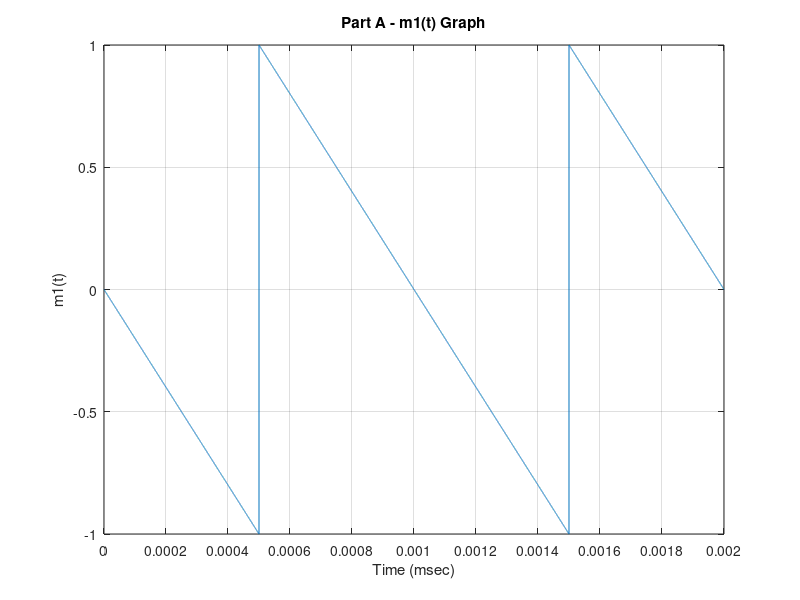
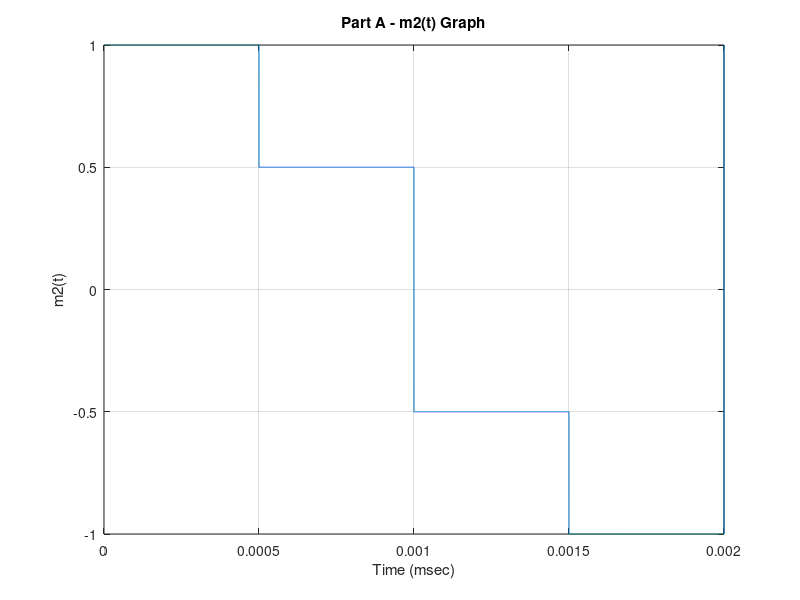
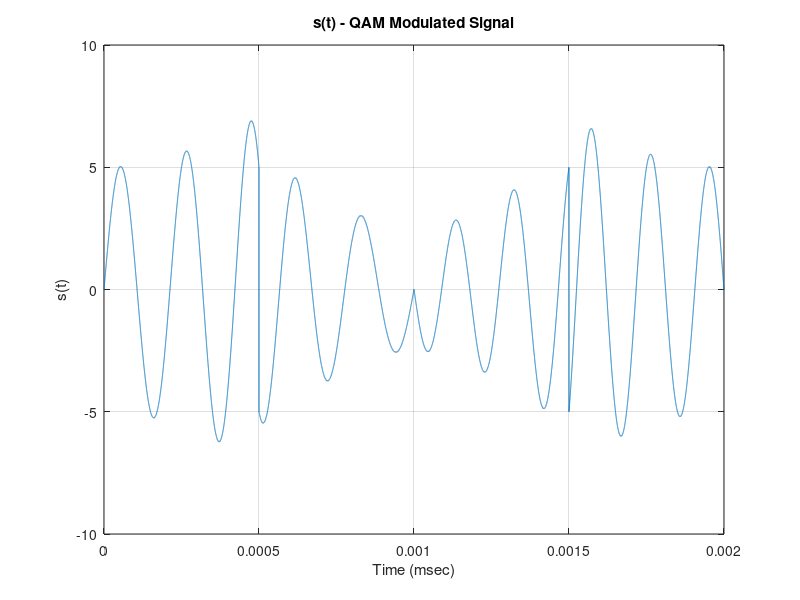
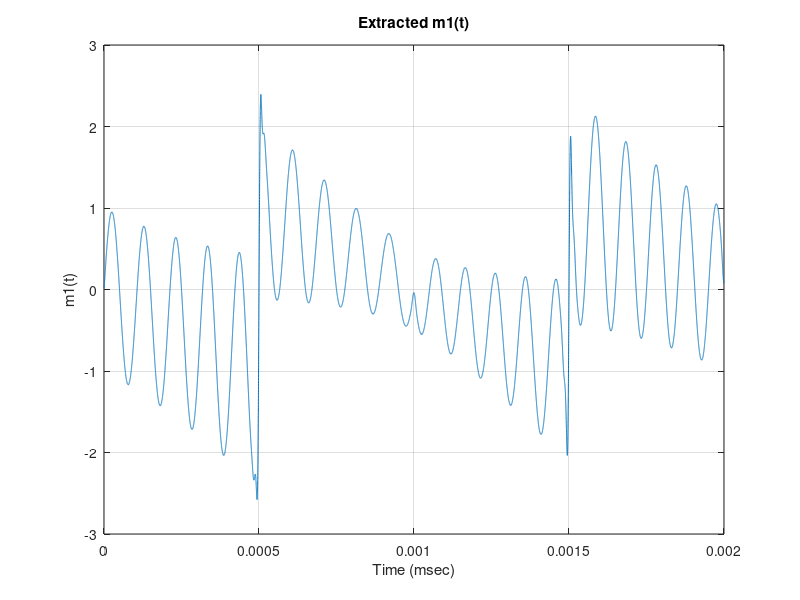

Write the MATLAB code that produced these figures, in order.
clear, clc
% =========================================================
%                      Project 1 - Part A
% =========================================================

% ================================
% 1st: Time Axis Generation
% ================================
numPoints = 100e3;
timeEnd = 6e-3;
timePointEvery = timeEnd / (numPoints - 1);
timeAxis = linspace(0, timeEnd, numPoints);

timeCutoff = 2e-3;
mask = timeAxis <= timeCutoff;

% ================================
% 2nd: m1(t) Generation:
% ================================

% Define parameters
% ================================
fm1 = 1e3;

m1TimeShift = 0.5e-3;
m1TimeAxis = timeAxis - m1TimeShift; 
Am1 = 1;
m1 = Am1 * sawtooth(2 * pi * fm1 * m1TimeAxis, 0);

% Plot the signal
% ================================
figure;
plot(timeAxis(mask), m1(mask));
title('Part A - m1(t) Graph');
xlabel('Time (msec)');
ylabel('m1(t)');
grid on;
m1numberPointXaxis = 11;
xticks(linspace(0, timeCutoff, m1numberPointXaxis));

% ================================
% 3rd: m2(t) Generation
% ================================

% Define parameters
% ================================
m2TimePeriod = 2e-3;
sectionPerCycle = 4;
fm2 = 1 / m2TimePeriod;

Am2 = 1;
possiValues = [0, 0.5, 1.5, 2];

cycleTimePerSection = m2TimePeriod / sectionPerCycle;
transitionTotal = ceil(timeEnd / cycleTimePerSection);

% Generate amplitude transitions
sectionsValues = zeros(1, transitionTotal);
for n = 1:transitionTotal
    sectionsValues(n) = Am2 - possiValues(mod(n-1, sectionPerCycle) + 1);
end

% Expand signal with repeated points per section
timePoinsPerSection = round(cycleTimePerSection / timePointEvery);
m2Expanded = repelem(sectionsValues, timePoinsPerSection);

% Ensure m2 has the same length as timeAxis
if length(m2Expanded) < length(timeAxis)
    m2 = [m2Expanded, repmat(m2Expanded(end), 1, length(timeAxis) - length(m2Expanded))];
elseif length(m2Expanded) > length(timeAxis)
    m2 = m2Expanded(1:length(timeAxis));
else
    m2 = m2Expanded;
end

% Plot the signal
% ================================
figure;
plot(timeAxis(mask), m2(mask));
title('Part A - m2(t) Graph');
xlabel('Time (msec)');
ylabel('m2(t)');
grid on;
m2numberPointXaxis = 5;
xticks(linspace(0, timeCutoff, m2numberPointXaxis));

% ================================
% 4th: s(t) Generation
% ================================

% Define parameters
Ac = 5;
fc = 5e3;

% Generate modulated signal
s = Ac * m1 .* cos(2 * pi * fc * timeAxis) + Ac * m2 .* sin(2 * pi * fc * timeAxis);

% Plot the modulated signal
figure;
plot(timeAxis(mask), s(mask));
title('s(t) - QAM Modulated Signal');
xlabel('Time (msec)');
ylabel('s(t)');
grid on;

% ================================
% 5th: QAM Receiver.
% ================================

% Demodulation using coherent detection
m1_extracted = (2/Ac) * s .* cos(2 * pi * fc * timeAxis);
m2_extracted = (2/Ac) * s .* sin(2 * pi * fc * timeAxis);

% Low-pass filter to remove high-frequency components
[b, a] = butter(5, (fc/10)/(numPoints/2));
m1_extracted = filtfilt(b, a, m1_extracted);
m2_extracted = filtfilt(b, a, m2_extracted);

% Plot extracted signals
figure;
plot(timeAxis(mask), m1_extracted(mask));
title('Extracted m1(t)');
xlabel('Time (msec)');
ylabel('m1(t)');
grid on;

figure;
plot(timeAxis(mask), m2_extracted(mask));
title('Extracted m2(t)');
xlabel('Time (msec)');
ylabel('m2(t)');
grid on;

% ================================
% 6th: Effect of Phase and Frequency Shift
% ================================

% Case 1: Receiver carrier phase shift (pi/3)
s_phase_shifted = Ac * m1 .* cos(2 * pi * fc * timeAxis + pi/3) + Ac * m2 .* sin(2 * pi * fc * timeAxis + pi/3);

m1_extracted_phase = (2/Ac) * s_phase_shifted .* cos(2 * pi * fc * timeAxis);
m2_extracted_phase = (2/Ac) * s_phase_shifted .* sin(2 * pi * fc * timeAxis);

m1_extracted_phase = filtfilt(b, a, m1_extracted_phase);
m2_extracted_phase = filtfilt(b, a, m2_extracted_phase);

figure;
plot(timeAxis(mask), m1_extracted_phase(mask));
title('Extracted m1(t) with Phase Shift');
xlabel('Time (msec)');
ylabel('m1(t)');
grid on;

figure;
plot(timeAxis(mask), m2_extracted_phase(mask));
title('Extracted m2(t) with Phase Shift');
xlabel('Time (msec)');
ylabel('m2(t)');
grid on;

% Case 2: Receiver frequency shift (2.02 * fc)
s_freq_shifted = Ac * m1 .* cos(2 * pi * 2.02 * fc * timeAxis) + Ac * m2 .* sin(2 * pi * 2.02 * fc * timeAxis);


m1_extracted_freq = (2/Ac) * s_freq_shifted .* cos(2 * pi * fc * timeAxis);
m2_extracted_freq = (2/Ac) * s_freq_shifted .* sin(2 * pi * fc * timeAxis);

m1_extracted_freq = filtfilt(b, a, m1_extracted_freq);
m2_extracted_freq = filtfilt(b, a, m2_extracted_freq);

figure;
plot(timeAxis(mask), m1_extracted_freq(mask));
title('Extracted m1(t) with Frequency Shift');
xlabel('Time (msec)');
ylabel('m1(t)');
grid on;

figure;
plot(timeAxis(mask), m2_extracted_freq(mask));
title('Extracted m2(t) with Frequency Shift');
xlabel('Time (msec)');
ylabel('m2(t)');
grid on;

